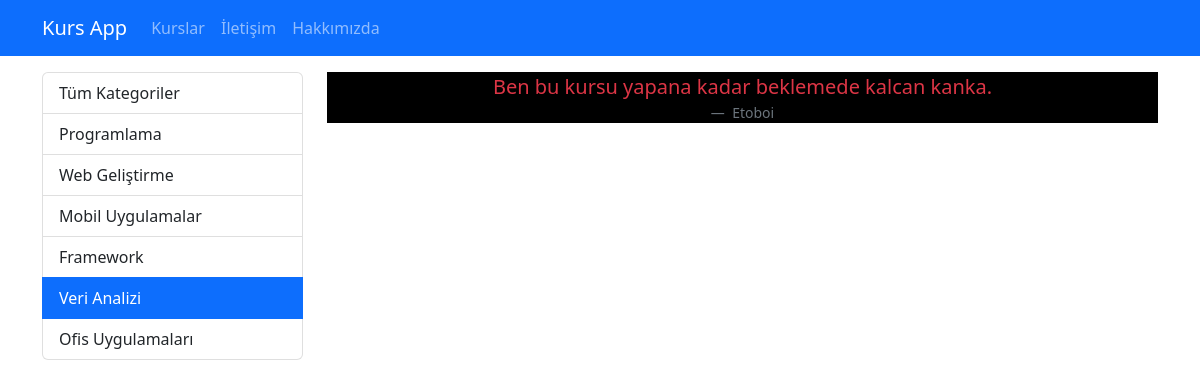
/kurslar/kategori/veri-analizi, run on the app's committed database.
### courses/models.py (models this page shows, shortened)
class Categories(models.Model):
    name = models.CharField(max_length=50)
    slug = models.SlugField(max_length=50,default="", null=False, unique=True, db_index=True)

### courses/views.py (the view)
# urls.py: path('kategori/<slug:slug>', views.getCoursesByCategoryName, name='courses_by_category'),
def getCoursesByCategoryName(request, slug):
   kurslar = Course.objects.filter(category__slug=slug, isActive=True)
   kategoriler = Categories.objects.all()
   return render(request, 'courses/index.html', {
       'categories': kategoriler,
       'courses': kurslar,
       'selectedSlug': slug
   })

### courses/templates/courses/index.html (shortened to what this page needs)
{% extends 'layout.html' %}
{% load static %}
{% block css_files %} <link rel="stylesheet" href="{% static 'courses/css/style.css' %}"> {% endblock css_files %}
{% block content %}
<div class="container mt-3">
    <div class="row">
        <div class="col-3">
            {% include 'courses/partials/_categories.html' %}
        </div>
        <div class="col-9">
        {% if  courses|length  == 0 %}
            <figure class="text-center text-danger bg-black ">
                <blockquote class="blockquote ">
                <p>Ben bu kursu yapana kadar beklemede kalcan kanka.</p>
                </blockquote>
                <figcaption class="blockquote-footer">
                Etoboi
                </figcaption>
            </figure>
        {% endif %}
        </div>
    </div>
</div>
{% endblock content %}

### courses/templates/courses/partials/_categories.html
<div class="list-group">
    <a href="/kurslar" class="list-group-item list-group-item-action">Tüm Kategoriler</a>
  {% for category in categories %}
  <a
    href="{% url 'courses_by_category' category.slug %}"
    class="list-group-item list-group-item-action {% if category.slug == selectedSlug %}active {% endif %}"
    >{{ category.name|title }}</a
  >
  {% endfor %}
</div>

### data on the page
Categories: name "Programlama"
Categories: name "Web Geliştirme"
Categories: name "Mobil Uygulamalar"
Categories: name "Framework"
Categories: name "Veri Analizi"
Categories: name "Ofis Uygulamaları"
